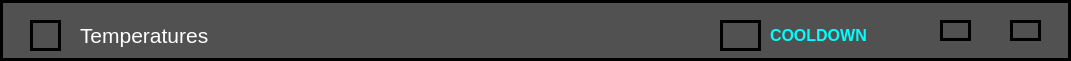
      <widget class="QFrame" name="frame_14">
       <property name="geometry">
        <rect>
         <x>-20</x>
         <y>-10</y>
         <width>1071</width>
         <height>61</height>
        </rect>
       </property>
       <property name="styleSheet">
        <string notr="true">border:3px solid rgb(0,0,0);
background-color: rgb(81, 81, 81);</string>
       </property>
       <property name="frameShape">
        <enum>QFrame::StyledPanel</enum>
       </property>
       <property name="frameShadow">
        <enum>QFrame::Raised</enum>
       </property>
       <widget class="QLabel" name="label">
        <property name="geometry">
         <rect>
          <x>30</x>
          <y>20</y>
          <width>31</width>
          <height>31</height>
         </rect>
        </property>
        <property name="text">
         <string/>
        </property>
        <property name="pixmap">
         <pixmap>resource/temp.png</pixmap>
        </property>
        <property name="scaledContents">
         <bool>true</bool>
        </property>
       </widget>
       <widget class="QLabel" name="label_2">
        <property name="geometry">
         <rect>
          <x>80</x>
          <y>20</y>
          <width>131</width>
          <height>31</height>
         </rect>
        </property>
        <property name="font">
         <font>
          <family>Arial</family>
          <pointsize>16</pointsize>
          <weight>50</weight>
          <bold>false</bold>
         </font>
        </property>
        <property name="styleSheet">
         <string notr="true">border:0px;
color: rgb(255, 255, 255);</string>
        </property>
        <property name="text">
         <string>Temperatures</string>
        </property>
       </widget>
       <widget class="QLabel" name="label_3">
        <property name="geometry">
         <rect>
          <x>770</x>
          <y>20</y>
          <width>131</width>
          <height>31</height>
         </rect>
        </property>
        <property name="font">
         <font>
          <family>Arial</family>
          <pointsize>12</pointsize>
          <weight>75</weight>
          <bold>true</bold>
         </font>
        </property>
        <property name="styleSheet">
         <string notr="true">border:0px;
color: rgb(0, 255, 255);</string>
        </property>
        <property name="text">
         <string>COOLDOWN</string>
        </property>
       </widget>
       <widget class="QLabel" name="label_4">
        <property name="geometry">
         <rect>
          <x>720</x>
          <y>20</y>
          <width>41</width>
          <height>31</height>
         </rect>
        </property>
        <property name="text">
         <string/>
        </property>
        <property name="pixmap">
         <pixmap>resource/snowflake.jpg</pixmap>
        </property>
        <property name="scaledContents">
         <bool>true</bool>
        </property>
       </widget>
       <widget class="QLabel" name="label_5">
        <property name="geometry">
         <rect>
          <x>940</x>
          <y>20</y>
          <width>31</width>
          <height>21</height>
         </rect>
        </property>
        <property name="text">
         <string/>
        </property>
       </widget>
       <widget class="QLabel" name="label_6">
        <property name="geometry">
         <rect>
          <x>1010</x>
          <y>20</y>
          <width>31</width>
          <height>21</height>
         </rect>
        </property>
        <property name="text">
         <string/>
        </property>
       </widget>
      </widget>
